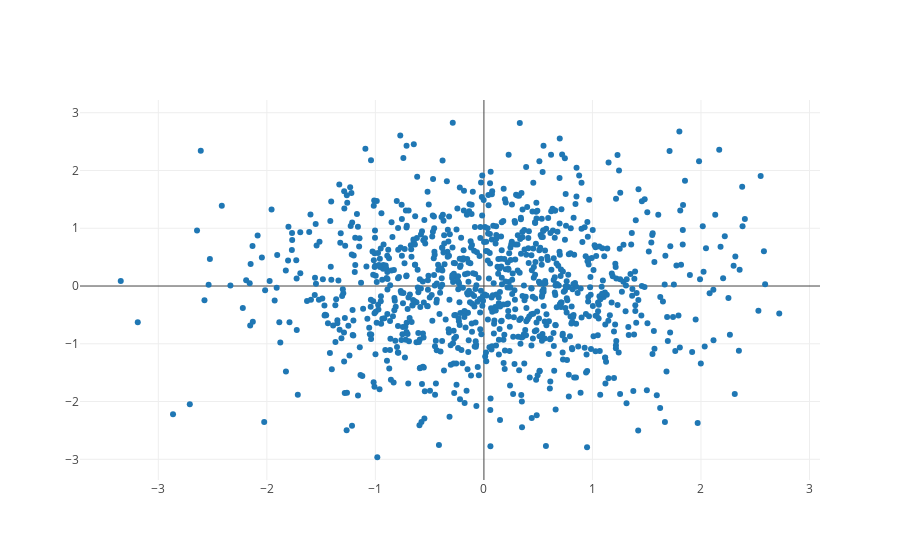

Notebook source saved alongside this figure:
### Code cell
import plotly.plotly as py
import plotly.graph_objs as go

# Create random data with numpy
import numpy as np

N = 1000
random_x = np.random.randn(N)
random_y = np.random.randn(N)

# Create a trace
trace = go.Scatter(
    x = random_x,
    y = random_y,
    mode = 'markers'
)

data = [trace]

# Plot and embed in ipython notebook!
plotly.offline.iplot(data)

# or plot with: plot_url = py.plot(data, filename='basic-line')

### Figure 1 — Plotly figure (JSON) as saved in the notebook; plotly's stock layout.template omitted (floating-point values rounded to 4 significant figures; data arrays with more than 128 entries replaced by an {"elided": "..."} marker saying what was removed)
{"data": [{"mode": "markers", "type": "scatter", "uid": "518d62f2-c735-460f-b712-442498c501e4", "x": {"elided": "1000 float values"}, "y": {"elided": "1000 float values"}}], "layout": {}}
